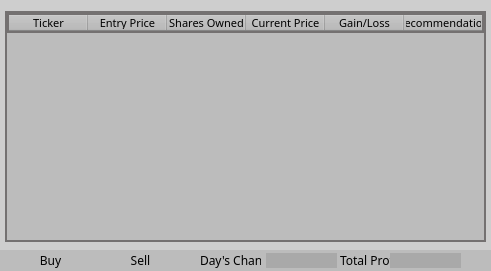
    <widget class="QFrame" name="portfolioFrame">
     <property name="geometry">
      <rect>
       <x>40</x>
       <y>150</y>
       <width>491</width>
       <height>271</height>
      </rect>
     </property>
     <property name="styleSheet">
      <string notr="true">background-color:#CECECE;
border:none</string>
     </property>
     <property name="frameShape">
      <enum>QFrame::StyledPanel</enum>
     </property>
     <property name="frameShadow">
      <enum>QFrame::Raised</enum>
     </property>
     <widget class="QFrame" name="portfolioFrameFooter">
      <property name="geometry">
       <rect>
        <x>0</x>
        <y>250</y>
        <width>491</width>
        <height>21</height>
       </rect>
      </property>
      <property name="styleSheet">
       <string notr="true">background-color:#BCBCBC</string>
      </property>
      <property name="frameShape">
       <enum>QFrame::StyledPanel</enum>
      </property>
      <property name="frameShadow">
       <enum>QFrame::Raised</enum>
      </property>
      <widget class="QPushButton" name="btnAddHolding">
       <property name="geometry">
        <rect>
         <x>10</x>
         <y>3</y>
         <width>81</width>
         <height>15</height>
        </rect>
       </property>
       <property name="font">
        <font>
         <family>Futura</family>
         <pointsize>9</pointsize>
        </font>
       </property>
       <property name="styleSheet">
        <string notr="true">QPushButton {
    color: black;
    background-color: #BCBCBC;
    font-family: 'Futura';
    font-size: 9pt;
    border: none;
}
QPushButton:hover {
    background-color: #A0A0A0;
}</string>
       </property>
       <property name="text">
        <string>Buy</string>
       </property>
      </widget>
      <widget class="QPushButton" name="btnSellHolding">
       <property name="geometry">
        <rect>
         <x>100</x>
         <y>3</y>
         <width>81</width>
         <height>15</height>
        </rect>
       </property>
       <property name="font">
        <font>
         <family>Futura</family>
         <pointsize>9</pointsize>
        </font>
       </property>
       <property name="styleSheet">
        <string notr="true">QPushButton {
    color: black;
    background-color: #BCBCBC;
    font-family: 'Futura';
    font-size: 9pt;
    border: none;
}
QPushButton:hover {
    background-color: #A0A0A0;
}</string>
       </property>
       <property name="text">
        <string>Sell</string>
       </property>
      </widget>
      <widget class="QLineEdit" name="txtDaysChange">
       <property name="geometry">
        <rect>
         <x>266</x>
         <y>3</y>
         <width>71</width>
         <height>15</height>
        </rect>
       </property>
       <property name="font">
        <font>
         <family>Futura</family>
         <pointsize>9</pointsize>
        </font>
       </property>
       <property name="styleSheet">
        <string notr="true">background-color: #A9A9A9;
color: black;
</string>
       </property>
       <property name="text">
        <string/>
       </property>
       <property name="readOnly">
        <bool>true</bool>
       </property>
      </widget>
      <widget class="QLabel" name="lblDaysGain">
       <property name="geometry">
        <rect>
         <x>200</x>
         <y>0</y>
         <width>61</width>
         <height>20</height>
        </rect>
       </property>
       <property name="font">
        <font>
         <family>Futura</family>
         <pointsize>9</pointsize>
        </font>
       </property>
       <property name="styleSheet">
        <string notr="true">color: black;</string>
       </property>
       <property name="text">
        <string>Day's Change:</string>
       </property>
      </widget>
      <widget class="QLabel" name="lblCurrentProfit">
       <property name="geometry">
        <rect>
         <x>340</x>
         <y>0</y>
         <width>51</width>
         <height>20</height>
        </rect>
       </property>
       <property name="font">
        <font>
         <family>Futura</family>
         <pointsize>9</pointsize>
        </font>
       </property>
       <property name="styleSheet">
        <string notr="true">color: black;</string>
       </property>
       <property name="text">
        <string>Total Profit:</string>
       </property>
      </widget>
      <widget class="QLineEdit" name="txtTotalProfit">
       <property name="geometry">
        <rect>
         <x>390</x>
         <y>3</y>
         <width>71</width>
         <height>15</height>
        </rect>
       </property>
       <property name="font">
        <font>
         <family>Futura</family>
         <pointsize>9</pointsize>
        </font>
       </property>
       <property name="styleSheet">
        <string notr="true">background-color: #A9A9A9;
color: black;
</string>
       </property>
       <property name="text">
        <string/>
       </property>
       <property name="readOnly">
        <bool>true</bool>
       </property>
      </widget>
     </widget>
     <widget class="QTableWidget" name="tblPortfolio">
      <property name="enabled">
       <bool>false</bool>
      </property>
      <property name="geometry">
       <rect>
        <x>5</x>
        <y>11</y>
        <width>481</width>
        <height>231</height>
       </rect>
      </property>
      <property name="palette">
       <palette>
        <active>
         <colorrole role="WindowText">
          <brush brushstyle="SolidPattern">
           <color alpha="255">
            <red>0</red>
            <green>0</green>
            <blue>0</blue>
           </color>
          </brush>
         </colorrole>
         <colorrole role="Button">
          <brush brushstyle="SolidPattern">
           <color alpha="255">
            <red>188</red>
            <green>188</green>
            <blue>188</blue>
           </color>
          </brush>
         </colorrole>
         <colorrole role="Text">
          <brush brushstyle="SolidPattern">
           <color alpha="255">
            <red>0</red>
            <green>0</green>
            <blue>0</blue>
           </color>
          </brush>
         </colorrole>
         <colorrole role="BrightText">
          <brush brushstyle="SolidPattern">
           <color alpha="255">
            <red>0</red>
            <green>0</green>
            <blue>0</blue>
           </color>
          </brush>
         </colorrole>
         <colorrole role="ButtonText">
          <brush brushstyle="SolidPattern">
           <color alpha="255">
            <red>0</red>
            <green>0</green>
            <blue>0</blue>
           </color>
          </brush>
         </colorrole>
         <colorrole role="Base">
          <brush brushstyle="SolidPattern">
           <color alpha="255">
            <red>188</red>
            <green>188</green>
            <blue>188</blue>
           </color>
          </brush>
         </colorrole>
         <colorrole role="Window">
          <brush brushstyle="SolidPattern">
           <color alpha="255">
            <red>188</red>
            <green>188</green>
            <blue>188</blue>
           </color>
          </brush>
         </colorrole>
        </active>
        <inactive>
         <colorrole role="WindowText">
          <brush brushstyle="SolidPattern">
           <color alpha="255">
            <red>0</red>
            <green>0</green>
            <blue>0</blue>
           </color>
          </brush>
         </colorrole>
         <colorrole role="Button">
          <brush brushstyle="SolidPattern">
           <color alpha="255">
            <red>188</red>
            <green>188</green>
            <blue>188</blue>
           </color>
          </brush>
         </colorrole>
         <colorrole role="Text">
          <brush brushstyle="SolidPattern">
           <color alpha="255">
            <red>0</red>
            <green>0</green>
            <blue>0</blue>
           </color>
          </brush>
         </colorrole>
         <colorrole role="BrightText">
          <brush brushstyle="SolidPattern">
           <color alpha="255">
            <red>0</red>
            <green>0</green>
            <blue>0</blue>
           </color>
          </brush>
         </colorrole>
         <colorrole role="ButtonText">
          <brush brushstyle="SolidPattern">
           <color alpha="255">
            <red>0</red>
            <green>0</green>
            <blue>0</blue>
           </color>
          </brush>
         </colorrole>
         <colorrole role="Base">
          <brush brushstyle="SolidPattern">
           <color alpha="255">
            <red>188</red>
            <green>188</green>
            <blue>188</blue>
           </color>
          </brush>
         </colorrole>
         <colorrole role="Window">
          <brush brushstyle="SolidPattern">
           <color alpha="255">
            <red>188</red>
            <green>188</green>
            <blue>188</blue>
           </color>
          </brush>
         </colorrole>
        </inactive>
        <disabled>
         <colorrole role="WindowText">
          <brush brushstyle="SolidPattern">
           <color alpha="255">
            <red>0</red>
            <green>0</green>
            <blue>0</blue>
           </color>
          </brush>
         </colorrole>
         <colorrole role="Button">
          <brush brushstyle="SolidPattern">
           <color alpha="255">
            <red>188</red>
            <green>188</green>
            <blue>188</blue>
           </color>
          </brush>
         </colorrole>
         <colorrole role="Text">
          <brush brushstyle="SolidPattern">
           <color alpha="255">
            <red>0</red>
            <green>0</green>
            <blue>0</blue>
           </color>
          </brush>
         </colorrole>
         <colorrole role="BrightText">
          <brush brushstyle="SolidPattern">
           <color alpha="255">
            <red>0</red>
            <green>0</green>
            <blue>0</blue>
           </color>
          </brush>
         </colorrole>
         <colorrole role="ButtonText">
          <brush brushstyle="SolidPattern">
           <color alpha="255">
            <red>0</red>
            <green>0</green>
            <blue>0</blue>
           </color>
          </brush>
         </colorrole>
         <colorrole role="Base">
          <brush brushstyle="SolidPattern">
           <color alpha="255">
            <red>188</red>
            <green>188</green>
            <blue>188</blue>
           </color>
          </brush>
         </colorrole>
         <colorrole role="Window">
          <brush brushstyle="SolidPattern">
           <color alpha="255">
            <red>188</red>
            <green>188</green>
            <blue>188</blue>
           </color>
          </brush>
         </colorrole>
        </disabled>
       </palette>
      </property>
      <property name="font">
       <font>
        <family>Futura</family>
        <pointsize>10</pointsize>
        <kerning>true</kerning>
       </font>
      </property>
      <property name="styleSheet">
       <string notr="true">background-color:#BCBCBC;
border:2px solid #747171;
color: Black;</string>
      </property>
      <property name="sizeAdjustPolicy">
       <enum>QAbstractScrollArea::AdjustIgnored</enum>
      </property>
      <property name="showGrid">
       <bool>true</bool>
      </property>
      <property name="gridStyle">
       <enum>Qt::SolidLine</enum>
      </property>
      <property name="sortingEnabled">
       <bool>false</bool>
      </property>
      <property name="wordWrap">
       <bool>true</bool>
      </property>
      <property name="rowCount">
       <number>0</number>
      </property>
      <property name="columnCount">
       <number>6</number>
      </property>
      <attribute name="horizontalHeaderVisible">
       <bool>true</bool>
      </attribute>
      <attribute name="horizontalHeaderCascadingSectionResizes">
       <bool>false</bool>
      </attribute>
      <attribute name="horizontalHeaderDefaultSectionSize">
       <number>79</number>
      </attribute>
      <attribute name="horizontalHeaderHighlightSections">
       <bool>true</bool>
      </attribute>
      <attribute name="horizontalHeaderMinimumSectionSize">
       <number>19</number>
      </attribute>
      <attribute name="horizontalHeaderShowSortIndicator" stdset="0">
       <bool>false</bool>
      </attribute>
      <attribute name="horizontalHeaderStretchLastSection">
       <bool>false</bool>
      </attribute>
      <column>
       <property name="text">
        <string>Ticker</string>
       </property>
       <property name="font">
        <font>
         <family>Futura</family>
         <pointsize>8</pointsize>
         <kerning>true</kerning>
        </font>
       </property>
       <property name="foreground">
        <brush brushstyle="SolidPattern">
         <color alpha="255">
          <red>0</red>
          <green>0</green>
          <blue>0</blue>
         </color>
        </brush>
       </property>
      </column>
      <column>
       <property name="text">
        <string>Entry Price</string>
       </property>
       <property name="font">
        <font>
         <family>Futura</family>
         <pointsize>8</pointsize>
        </font>
       </property>
       <property name="foreground">
        <brush brushstyle="SolidPattern">
         <color alpha="255">
          <red>0</red>
          <green>0</green>
          <blue>0</blue>
         </color>
        </brush>
       </property>
      </column>
      <column>
       <property name="text">
        <string>Shares Owned</string>
       </property>
       <property name="font">
        <font>
         <family>Futura</family>
         <pointsize>8</pointsize>
        </font>
       </property>
       <property name="foreground">
        <brush brushstyle="SolidPattern">
         <color alpha="255">
          <red>0</red>
          <green>0</green>
          <blue>0</blue>
         </color>
        </brush>
       </property>
      </column>
      <column>
       <property name="text">
        <string>Current Price</string>
       </property>
       <property name="font">
        <font>
         <family>Futura</family>
         <pointsize>8</pointsize>
        </font>
       </property>
       <property name="foreground">
        <brush brushstyle="SolidPattern">
         <color alpha="255">
          <red>0</red>
          <green>0</green>
          <blue>0</blue>
         </color>
        </brush>
       </property>
      </column>
      <column>
       <property name="text">
        <string>Gain/Loss</string>
       </property>
       <property name="font">
        <font>
         <family>Futura</family>
         <pointsize>8</pointsize>
        </font>
       </property>
       <property name="foreground">
        <brush brushstyle="SolidPattern">
         <color alpha="255">
          <red>0</red>
          <green>0</green>
          <blue>0</blue>
         </color>
        </brush>
       </property>
      </column>
      <column>
       <property name="text">
        <string>Recommendation</string>
       </property>
       <property name="font">
        <font>
         <family>Futura</family>
         <pointsize>8</pointsize>
        </font>
       </property>
       <property name="foreground">
        <brush brushstyle="SolidPattern">
         <color alpha="255">
          <red>0</red>
          <green>0</green>
          <blue>0</blue>
         </color>
        </brush>
       </property>
      </column>
     </widget>
    </widget>
